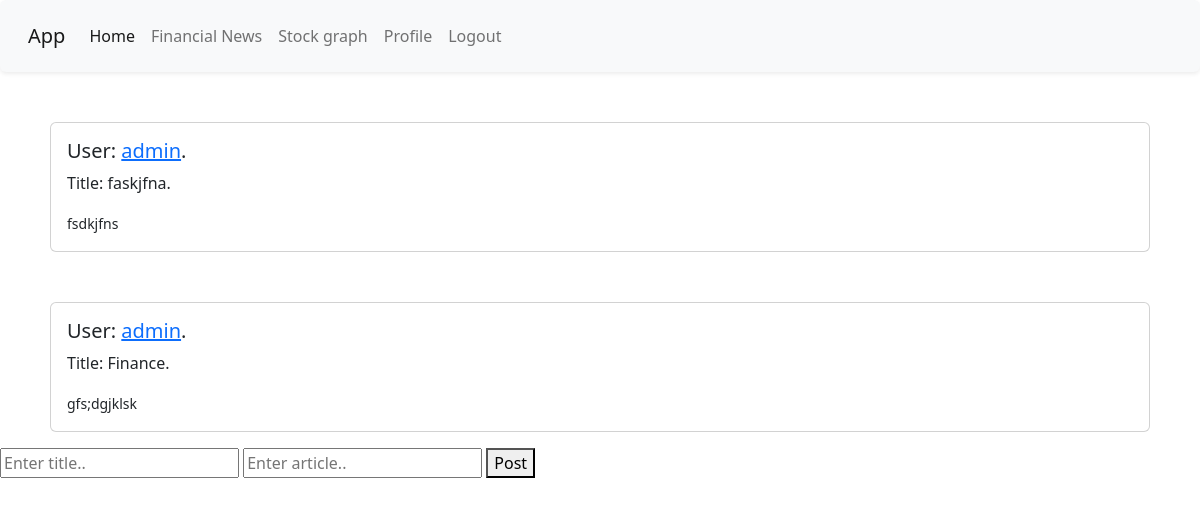
The page /articles (signed in) on the database as committed earlier.
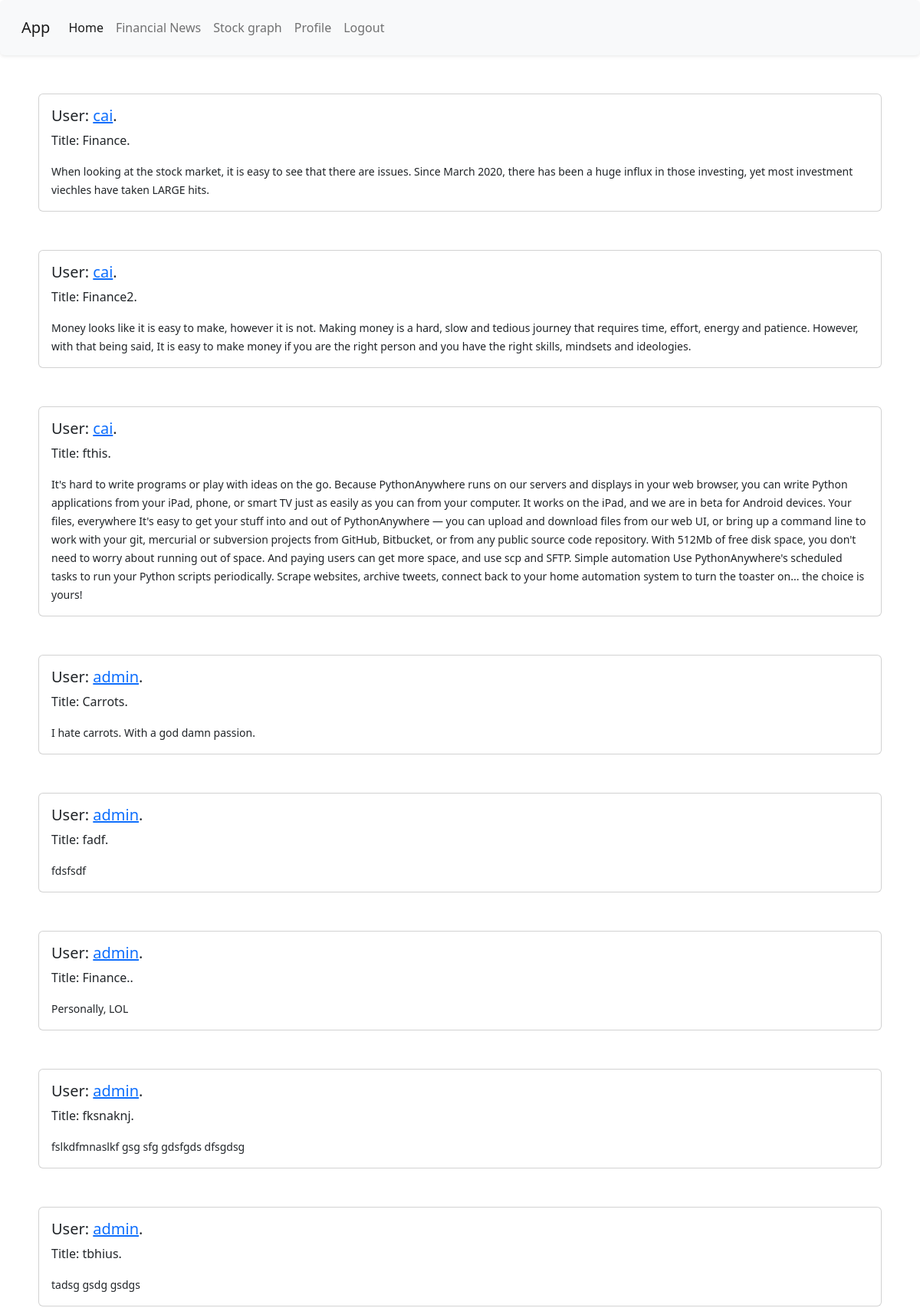
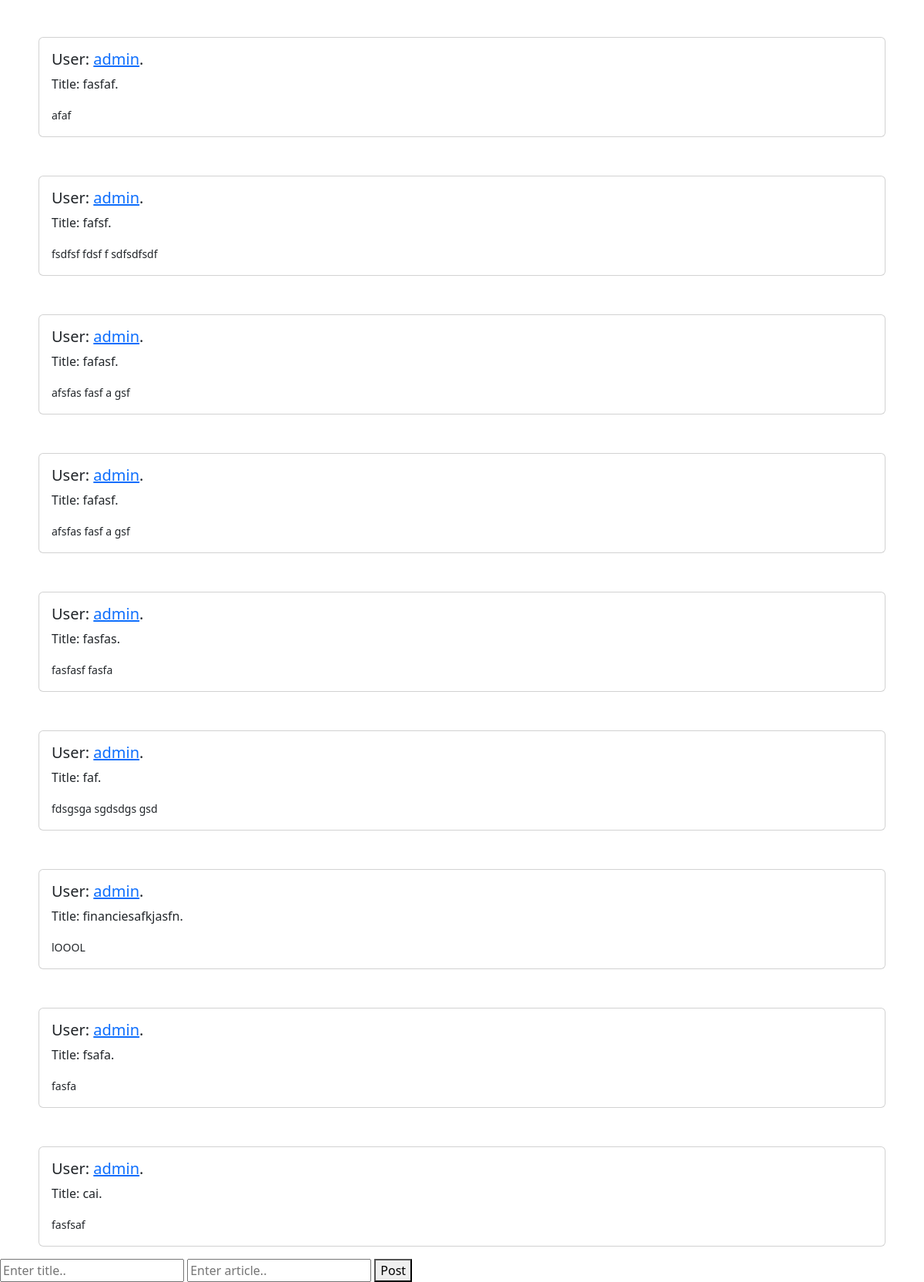
The same page on the database as committed later (2 pictures, top to bottom).
### app.py (models this page shows)
class Articles(db.Model):
    __tablename__ = 'articles'
    id = db.Column(db.Integer, primary_key=True)
    title = db.Column(db.String, nullable=False)
    article = db.Column(db.Text, nullable=False)
    author = db.Column(db.Integer, nullable=False)

### app.py (the view)
@app.route('/articles')
def articles():
    if 'username' in session:
        articles = Articles.query.all()
        return render_template('articles.html', articles=articles, username=session['username'])

### templates/articles.html (shortened to what this page needs)
<!doctype html>
<html lang="en">
  <head>
    <link href="https://cdn.jsdelivr.net/npm/bootstrap@5.2.0-beta1/dist/css/bootstrap.min.css" rel="stylesheet">
  </head>
  <body>
    <nav class="shadow-sm p-3 mb-5 rounded navbar sticky-top navbar-expand-lg bg-light">
        <div class="container-fluid">
          <a class="navbar-brand" href="/">App</a>
          <div class="collapse navbar-collapse" id="navbarSupportedContent">
            <ul class="navbar-nav me-auto mb-2 mb-lg-0">
              <li class="nav-item">
                <a class="nav-link active" aria-current="page" href="/">Home</a>
              </li>
              {%if username%}
              <li class="nav-item">
                <a class="nav-link" href="/news">Financial News</a>
              </li>
              <li class="nav-item">
                <a class="nav-link" href="/stocks">Stock graph</a>
              </li>
              <li class="nav-item">
                <a class="nav-link" href="/profile">Profile</a>
              </li>
              <li class="nav-item">
                <a class="nav-link" href="/logout">Logout</a>
              </li>
              {%endif%}
            </ul>
          </div>
        </div>
    </nav>
    {% for post in articles %}
      <div class="card mb-3" style='margin: 50px;'>
        <div class="card-body">
          <h5 class="card-title">User: <a href="/users/{{post.author}}">{{post.author}}</a>.</h5>
          <p class="card-text">Title: {{post.title}}.</p>
          <p class="card-text"><small>{{post.article}}</small></p>
        </div>
      </div>
    {%endfor%}
    <form action="/postArticle" method="POST">
        <input type="text" name="title" id="title" placeholder="Enter title..">
        <input type="text" name="article" id="article" placeholder="Enter article..">
        <button type="submit"> Post</button>
    </form>
  </body>
</html>

Rows that differ between the two databases and show on the page:
changed Articles: author "admin" → "cai"; title "faskjfna" → "Finance"; article "fsdkjfns" → "When looking at the stock market, it is easy to see that there are issues. Since March 2020, there has been a huge influx in those investing, yet most investment viechles have taken LARGE hits."
changed Articles: author "admin" → "cai"; title "Finance" → "Finance2"; article "gfs;dgjklsk" → "Money looks like it is easy to make, however it is not. Making money is a hard, slow and tedious journey that requires time, effort, energy and patience. However, with that being said, It is easy to make money if you are the right person and you have the right skills, mindsets and ideologies."
added Articles: author "cai", title "fthis", article "It's hard to write programs or play with ideas on the go. Because PythonAnywhere runs on our servers and displays in your web browser, you can write Python applications from your iPad, phone, or smart TV just as easily as you can from your computer. It works on the iPad, and we are in beta for Android devices. Your files, everywhere It's easy to get your stuff into and out of PythonAnywhere — you can upload and download files from our web UI, or bring up a command line to work with your git, mercurial or subversion projects from GitHub, Bitbucket, or from any public source code repository. With 512Mb of free disk space, you don't need to worry about running out of space. And paying users…"
added Articles: author "admin", title "Carrots", article "I hate carrots. With a god damn passion."
added Articles: author "admin", title "fadf", article "fdsfsdf"
added Articles: author "admin", title "Finance.", article "Personally, LOL"
added Articles: author "admin", title "fksnaknj", article "fslkdfmnaslkf gsg sfg gdsfgds dfsgdsg"
added Articles: author "admin", title "tbhius", article "tadsg gsdg gsdgs"
added Articles: author "admin", title "fasfaf", article "afaf"
added Articles: author "admin", title "fafsf", article "fsdfsf fdsf f sdfsdfsdf"
added Articles: author "admin", title "fafasf", article "afsfas fasf a gsf"
added Articles: author "admin", title "fafasf", article "afsfas fasf a gsf"
added Articles: author "admin", title "fasfas", article "fasfasf fasfa"
added Articles: author "admin", title "faf", article "fdsgsga sgdsdgs gsd"
added Articles: author "admin", title "financiesafkjasfn", article "lOOOL"
added Articles: author "admin", title "fsafa", article "fasfa"
added Articles: author "admin", title "cai", article "fasfsaf"
